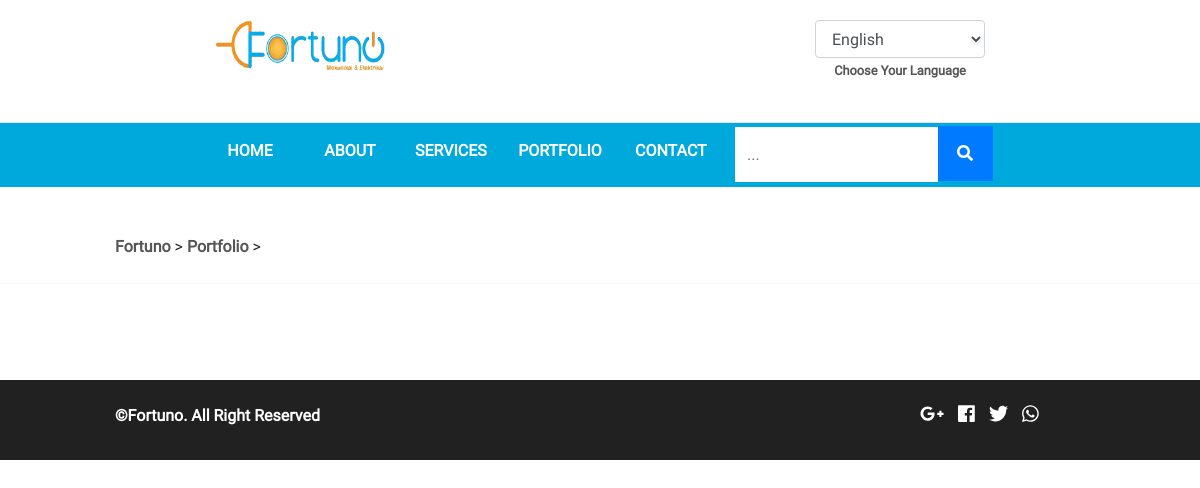
Page /portfolio/office on the earlier database version.
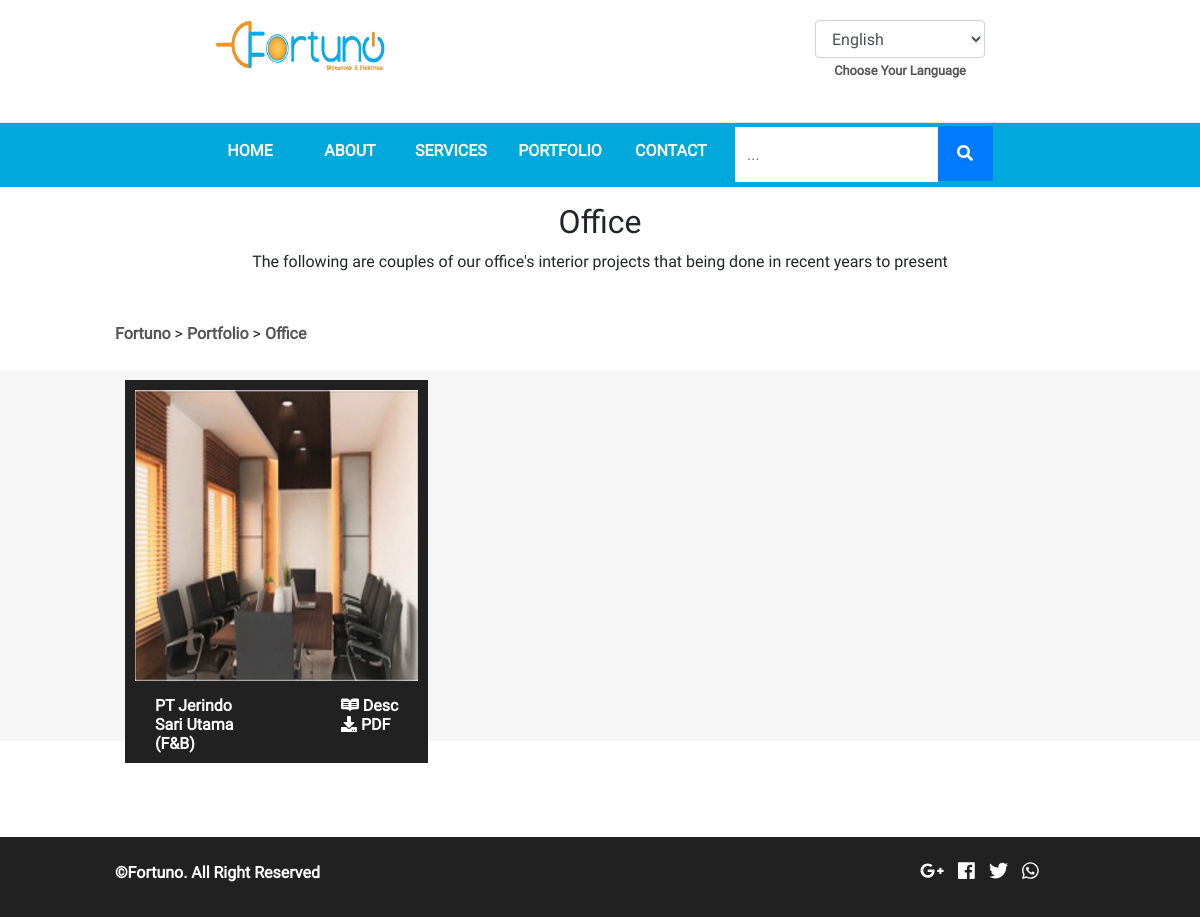
Same page on the later database version.
### tables this page shows
CREATE TABLE `fortu_portofolio` (
  `portofolio_id` int(8) NOT NULL,
  `catporto_id` int(11) NOT NULL,
  `portofolio_name` varchar(255) NOT NULL,
  `portofolio_name_en` varchar(255) NOT NULL,
  `portofolio_desc` text NOT NULL,
  `portofolio_desc_en` text NOT NULL,
  `portofolio_pub` enum('88','99') NOT NULL,
  `portofolio_link` varchar(255) NOT NULL,
  `portofolio_pdf` varchar(255) NOT NULL
);

CREATE TABLE `fortu_image` (
  `image_id` int(11) NOT NULL,
  `parent_id` int(11) NOT NULL,
  `image_parent_name` varchar(255) NOT NULL,
  `image_name` varchar(255) NOT NULL,
  `image_seq` tinyint(4) NOT NULL
);

### application/views/index.php (called while the page is built, shortened)
<?php
$this->load->view('component/top', isset($top) ? $top : 0);
$this->load->view('component/header', isset($header) ? $header : 0);
$this->load->view($content, isset($component) ? $component : 0);

### application/controllers/Portfolio.php (called while the page is built, shortened)
<?php
  class Portfolio extends Frontend_Controller
  {
    function __construct() {
      parent::__construct();
      $this->data['top'] = 'portfolio';
      $this->data['bottom'] = 'portfolio';
      $this->data['header']['portfolio'] = 'portfolio';
    }
    function workArea($link) {
      $this->data['content'] = 'pages/portfolio-gallery';
      $this->data['catporto'] = $this->catporto_model->get_category(array('image_parent_name' => 'catporto', '{PRE}catporto.catporto_link' => $link), NULL, NULL, NULL, array('{PRE}catporto.catporto_id', '{PRE}catporto.catporto_name', '{PRE}catporto.catporto_desc', '{PRE}catporto.catporto_name_en', '{PRE}catporto.catporto_desc_en', '{PRE}catporto.catporto_link'));
      $catporto_id = $this->data['catporto'][0]->catporto_id;
      $this->data['portofolio'] = $this->portofolio_model->get_portofolio(array('image_parent_name' => 'portofolio', 'portofolio_pub' => '99', '{PRE}catporto.catporto_id' => $catporto_id,'image_seq' => 0));
      $this->load->view('index', $this->data);
    }
  }
 ?>

### index.php (called while the page is built, shortened)
<?php
require_once BASEPATH.'core/CodeIgniter.php';

### application/core/MY_Model.php (called while the page is built, shortened)
<?php
class MY_Model extends CI_Model
{
	protected $_table_name;
	protected $_order_by;
	protected $_order_by_type;
	protected $_primary_filter = 'intval';
	protected $_primary_key;
	public function get($id = NULL, $single = FALSE)
	{
		if ($id != NULL) {
			$filter = $this->_primary_filter;
			$id = $filter($id);
			$this->db->where($this->_primary_key, $id);
			$method = 'row';
		}
		elseif ($single == TRUE) {
			$method = 'row';
		}
		else {
			$method = 'result';
		}
		if ($this->_order_by_type) {
			$this->db->order_by($this->_order_by, $this->_order_by_type);
		}
		else {
			$this->db->order_by($this->_order_by);
		}
		return $this->db->get('{PRE}'.$this->_table_name)->$method();
	}
	public function get_by($where = NULL, $limit = NULL, $offset = NULL, $single = FALSE, $select = NULL)
	{
		if ($select != NULL) {
			$this->db->select($select);
		}
		if ($where != NULL) {
			$this->db->where($where);
		}
		if (($limit) && ($offset)) {
			$this->db->limit($limit, $offset);
		}
		elseif (($limit)) {
			$this->db->limit($limit);
		}
		return $this->get(NULL, $single);
	}
	public function count($where = NULL)
	{
		if ($where) {
			$this->db->where($where);
		}
		$this->db->from('{PRE}'.$this->_table_name);
		return $this->db->count_all_results();
	}
}

### application/core/MY_Controller.php (called while the page is built, shortened)
<?php
class Frontend_Controller extends MY_Controller
{
	public function __construct()
	{
		if (empty($this->data['uri_1'])) {
			$this->data['metadata_site'] = $this->site_model->get(1);
		}
		else {
			$count_seo = $this->seo_model->count(array('seo_page' => $this->data['uri_1']));
			if ($count_seo > 0) {
				$this->data['metadata_seo'] = $this->seo_model->get_by(array('seo_page' => $this->data['uri_1']), 1, NULL, TRUE);
			}
			else {
				$this->data['metadata_site'] = $this->site_model->get(1);
			}
		}
	}
}

### application/models/Catporto_model.php (called while the page is built, shortened)
<?php
class Catporto_model extends MY_Model
{
	public function get_category($where = NULL, $limit = NULL, $offset= NULL, $single=FALSE, $select=NULL, $like = NULL, $order = NULL)
	{
		return parent::get_by($where,$limit,$offset,$single,$select);
	}
}

### application/models/Portofolio_model.php (called while the page is built, shortened)
<?php
class Portofolio_model extends MY_Model
{
	public function get_portofolio($where = NULL, $limit = NULL, $offset= NULL, $single=FALSE, $select=NULL, $like = NULL, $order = NULL)
	{
		return parent::get_by($where,$limit,$offset,$single,$select);
	}
}

### application/views/component/top.php (the view, shortened to what the changed rows need)
<!DOCTYPE html>
<html lang="en">
	<head>
		<link rel="stylesheet" href="<?php echo base_url();?>plugins/bootstrap_new/bootstrap.min.css">
		<link rel="stylesheet" href="<?php echo base_url();?>dist/css/fort.style.css">
		<?php if (isset($top)): ?>
			<?php
			switch ($top) {
				case 'services': ?>
				<?php break;
				case 'portfolio': ?>
				<link rel="stylesheet" href="<?php echo base_url();?>dist/css/fort.style_portfolio.css">
				<?php break;
				case 'search': ?>
				<?php break;
			}
			 ?>
		<?php else: ?>
			<link rel="stylesheet" href="<?php echo base_url();?>dist/css/fort.style_home.css">
		<?php endif; ?>
	</head>
<body>

### application/views/pages/portfolio-gallery.php (shortened to what the changed rows need)
<?php
$catporto_name = cekBahasa('catporto_name');
$catporto_desc = cekBahasa('catporto_desc');
?>
<div class="text-center mt-3">
  <p class="h2"><?=$catporto[0]->$catporto_name?></p>
  <div class="text-center px-5">
        <?=$catporto[0]->$catporto_desc?>
  </div>
  <div class="row services-gap text-left mt-5">
    <div class="col-md-1"></div>
    <div class="col-md-11">
      <?php $link_nav_jadul =  substr(base_url(), 0, -1); $count_p = 0;?>
      <a href="<?=$link_nav_jadul;?>/">Fortuno</a>
      <?php foreach ($this->uri->segments as  $value) {
        ?>
          <?php if ($count_p++): ?>
            >
            <a href="<?=$link_nav_jadul .= '/'. $value;?>"><?=ucwords($catporto[0]->$catporto_name);?></a>
          <?php else: ?>
            <span class="position-relative menu-has-sub-n d-inline-block">
              >
              <a href="<?=$link_nav_jadul .= '/'. $value;?>"><?=ucwords($value);?></a>
            </span>
          <?php endif; ?>
        <?php
      }  ?>
    </div>
  </div>
</div><br>
<div class="row gallery-portfolio in-gallery">
  <div class="col-md-1"></div>
  <div class="col-md-10">
    <?php $count = 0; $j=0; $length_data = count($portofolio)-1; ?>
    <?php foreach ($portofolio as $porto) {
      $img_link = base_url(). "uploads/img/portofolio/".$porto->image_name;
      $porto_name = cekBahasa('portofolio_name');
      $porto_desc = cekBahasa('portofolio_desc');
      if (!$count++) { ?> <div class="row gallery-portfolio-cover"> <?php } ?>
        <div class="col-md-4 img-container gapps">
          <a class="position-relative">
            <img src="<?=$img_link?>" alt="">
            <p class="h6">
              <span class="row">
                <span class="col-md-6">
                  <strong class="strong-hover"><?=$porto->$porto_name?></strong>
                </span>
                <span class="col-md-6">
                  <strong class="strong-hover float-right desc-more <?php if (trim(strip_tags($porto->$porto_desc)) === "0"): ?>strong-disabled <?php endif; ?>" val="<?php if (trim(strip_tags($porto->$porto_desc)) !== "0"): ?>desc-valid<?php endif; ?>"> <i class="fab fa-readme"></i> Desc</strong>
                  <strong class="float-right mx-2
                  <?php if (!$porto->portofolio_pdf): ?>strong-disabled
                  <?php else: ?>strong-hover
                  <?php endif; ?>"
                  <?php if ($porto->portofolio_pdf): ?>
                  onclick="window.location.href='<?=base_url().'uploads/pdf/portofolio/'.$porto->portofolio_pdf?>'"
                <?php endif; ?> >
                  <i class="fas fa-download"></i> PDF</strong>
                </span>
              </span>
            </p>
          </a>
        </div>
      <?php if ($count === 3 || $length_data === $j) { $count = 0; ?> </div> <?php }
      $j++;
      }
    ?>
  </div>
  <div class="col-md-1"></div>
</div>
<div class="my-5"></div><br><br>

Differences in the rows shown:
now on this page (row edited): fortu_portofolio: fortu_image.image_name (picture), porto_name "PT Jerindo Sari Utama (F&B)"
Other differences:
$catporto[0]->$catporto_name: (not shown) → "Office"
$catporto[0]->$catporto_desc: (not shown) → "The following are couples of our office's interior projects that being done in recent years to present"
new list line: "> Office"
